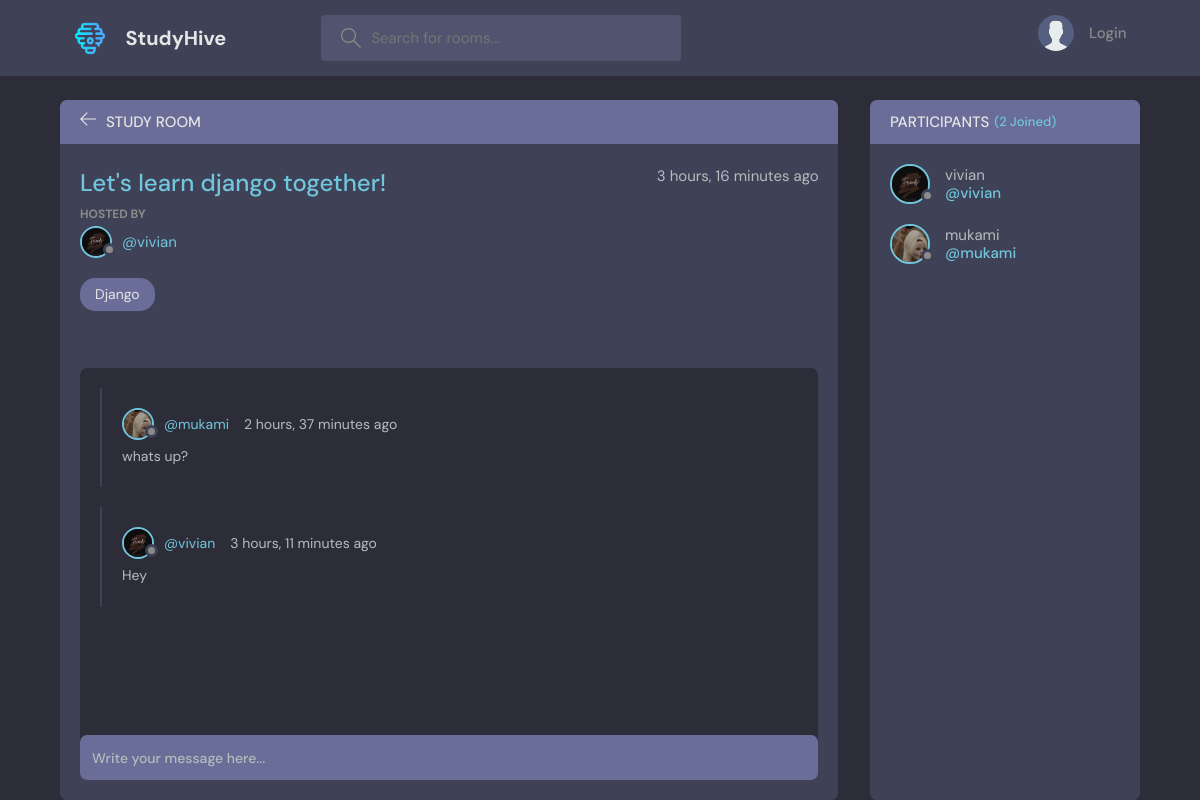
The app's page /room/1/, older data.
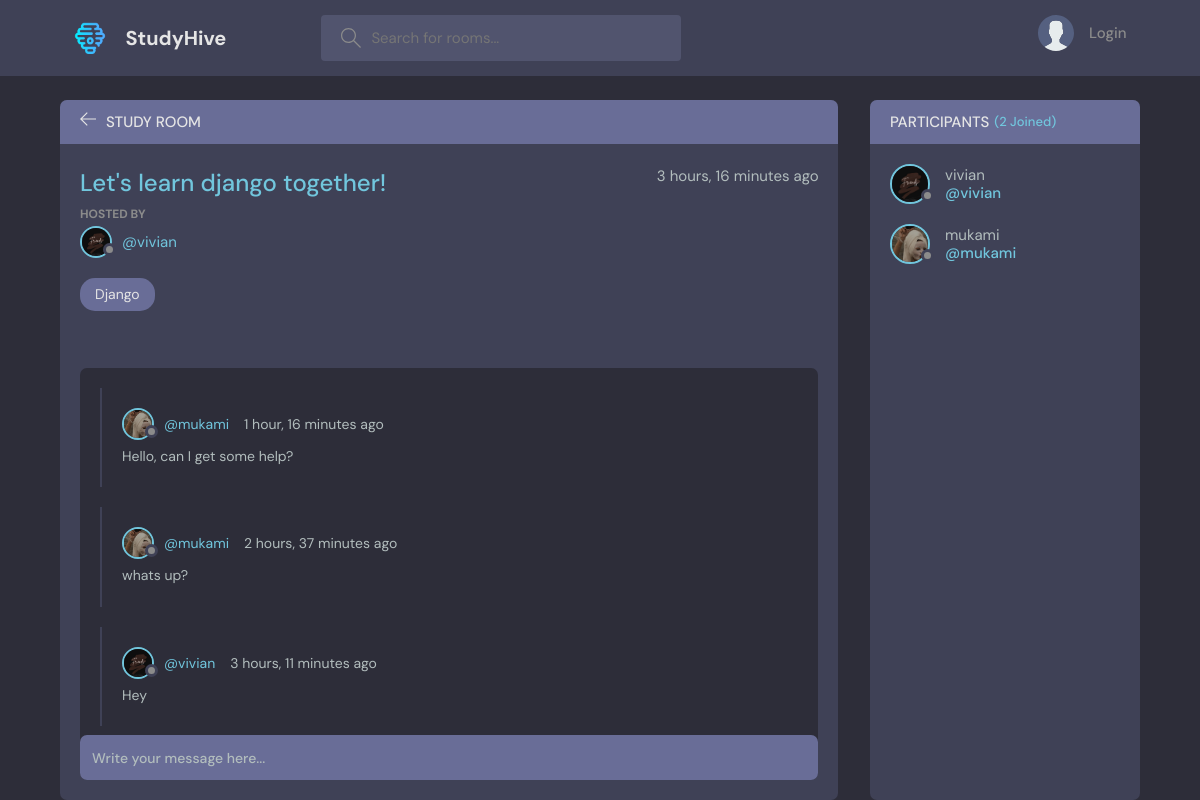
The same page, newer data.
### base/models.py (models this page shows, shortened)
class Message(models.Model):
    user = models.ForeignKey(User, on_delete=models.CASCADE)
    room = models.ForeignKey(Room, on_delete=models.CASCADE)
    body = models.TextField()
    updated_at = models.DateTimeField(auto_now=True)
    created_at = models.DateTimeField(auto_now_add=True)
    class Meta:
        ordering = ['-updated_at', '-created_at']

class User(AbstractUser):
    name=models.CharField(max_length=200, null=True)
    email = models.EmailField(unique=True, null=True)
    bio = models.TextField(null=True)
    avatar = models.ImageField(null=True, default="avatar.svg")
    USERNAME_FIELD = 'email'
    REQUIRED_FIELDS = []

### base/views.py (the view, shortened to what this page needs)
# urls.py: path('room/<str:pk>/', views.room, name="room"),
def room(request, pk):
    room = Room.objects.get(id=pk) #queries to get room with specific id
    room_messages = room.message_set.all()
    participants = room.participants.all()
    context = {'room': room, 'room_messages': room_messages, 'participants': participants}
    return render(request, 'base/room.html', context)

### base/templates/base/room.html (shortened to what this page needs)
{% extends 'main.html' %} {% block content %}
<main class="profile-page layout layout--2">
  <div class="container">
    <div class="room">
      <div class="room__top">
        <div class="room__topLeft">
          <a href="{% url 'home' %}">
            <svg
              version="1.1"
              xmlns="http://www.w3.org/2000/svg"
              width="32"
              height="32"
              viewBox="0 0 32 32"
            >
              <title>arrow-left</title>
              <path
                d="M13.723 2.286l-13.723 13.714 13.719 13.714 1.616-1.611-10.96-10.96h27.625v-2.286h-27.625l10.965-10.965-1.616-1.607z"
              ></path>
            </svg>
          </a>
          <h3>Study Room</h3>
        </div>
      </div>
      <div class="room__box scroll">
        <div class="room__header scroll">
          <div class="room__info">
            <h3>{{room.name}}</h3>
            <span>{{room.created_at|timesince}} ago</span>
          </div>
          <div class="room__hosted">
            <p>Hosted By</p>
            <a
              href="{% url 'user-profile' room.host.id %}"
              class="room__author"
            >
              <div class="avatar avatar--small">
                <img src="{{room.host.avatar.url}}" />
              </div>
              <span>@{{room.host.username}}</span>
            </a>
          </div>
          <span class="room__topics">{{room.topic.name}}</span>
        </div>
        <div class="room__conversation">
          <div class="threads scroll">
            {% for message in room_messages %}
            <div class="thread">
              <div class="thread__top">
                <div class="thread__author">
                  <a
                    href="{% url 'user-profile' message.user.id %}"
                    class="thread__authorInfo"
                  >
                    <div class="avatar avatar--small">
                      <img src="{{message.user.avatar.url}}" />
                    </div>
                    <span>@{{message.user.username}}</span>
                  </a>
                  <span class="thread__date"
                    >{{message.created_at|timesince}} ago</span
                  >
                </div>
              </div>
              <div class="thread__details">{{message.body}}</div>
            </div>
            {% endfor %}
          </div>
        </div>
      </div>
      <div class="room__message">
        <form action="" method="POST">
          <input name="body" placeholder="Write your message here..." />
        </form>
      </div>
    </div>
    <div class="participants">
      <h3 class="participants__top">
        Participants <span>({{participants.count}} Joined)</span>
      </h3>
      <div class="participants__list scroll">
        {% for user in participants %}
        <a href="{% url 'user-profile' user.id %}" class="participant">
          <div class="avatar avatar--medium">
            <img src="{{user.avatar.url}}" />
          </div>
          <p>
            {{user.username}}
            <span>@{{user.username}}</span>
          </p>
        </a>
        {% endfor %}
      </div>
    </div>
  </div>
</main>
{% endblock content %}

Row changes from the older to the newer data that the page shows:
added Message: user.avatar (picture), user.username "mukami", created_at "1 hour, 16 minutes", body "Hello, can I get some help?"
